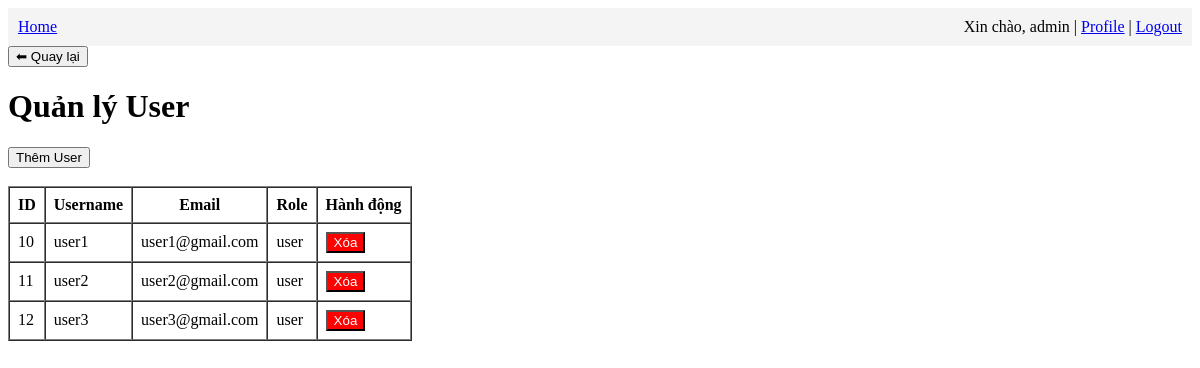
The page /admin/manage_users (signed in) on the database its author committed.
### app/models.py (models this page shows, shortened)
class User(UserMixin, db.Model):
    id: so.Mapped[int] = so.mapped_column(primary_key=True)
    username: so.Mapped[str] = so.mapped_column(sa.String(64), index=True,unique=True)
    email: so.Mapped[str] = so.mapped_column(sa.String(120), index=True,unique=True)
    password_hash: so.Mapped[Optional[str]] = so.mapped_column(sa.String(256))
    role = db.Column(db.String(20), default=Role.MEMBER)
    qr_secret = db.Column(db.String(64))

### app/admin/routes.py (the view)
    def wrapper(*args, **kwargs):
        if current_user.role != "admin":
            flash("Bạn không có quyền truy cập.")
            return redirect(url_for("main.index"))
        return func(*args, **kwargs)

### app/admin/routes.py (called while the page is built)
def admin_required(func):
    def wrapper(*args, **kwargs):
        if current_user.role != "admin":
            flash("Bạn không có quyền truy cập.")
            return redirect(url_for("main.index"))
        return func(*args, **kwargs)
    wrapper.__name__ = func.__name__
    return wrapper

@bp.route('/manage_users')
@login_required
@admin_required
def manage_users():
    users = User.query.filter_by(role="user").all()
    return render_template('admin/manage_users.html', users=users)

### app/models.py (called while the page is built)
@login.user_loader
def load_user(id):
    return db.session.get(User, int(id))

### app/admin/templates/admin/manage_users.html (shortened to what this page needs)
{% extends "base.html" %}
{% block content %}
<h1>Quản lý User</h1>
    <a href="{{ url_for('admin.add_user') }}">
        <button>Thêm User</button>
    </a>
    <br><br>
    <table border="1" cellpadding="8" cellspacing="0">
        <tr>
            <th>ID</th>
            <th>Username</th>
            <th>Email</th>
            <th>Role</th>
            <th>Hành động</th>
        </tr>
        {% for user in users %}
        <tr>
            <td>{{ user.id }}</td>
            <td>{{ user.username }}</td>
            <td>{{ user.email }}</td>
            <td>{{ user.role }}</td>
            <td>
                <a href="{{ url_for('admin.delete_user', user_id=user.id) }}">
                    <button style="background:red;color:white;">Xóa</button>
                </a>
            </td>
        </tr>
        {% endfor %}
    </table>
{% endblock %}

### app/templates/base.html (shortened to what this page needs)
<!DOCTYPE html>
<html lang="en">
<head>
  <link rel="stylesheet" href="{{ url_for('static', filename='css/styles.css') }}">
</head>
<body>
  <nav style="background-color: #f4f4f4; padding: 10px;">
    <a href="{{ url_for('main.home') }}">Home</a>
    {% if current_user.is_authenticated %}
    <div style="float: right;">
        <span>Xin chào, {{ current_user.username }} | </span>
        <a href="{{ url_for('main.profile') }}">Profile</a> |
        <a href="{{ url_for('auth.logout') }}">Logout</a>
    </div>
    {% endif %}
  </nav>
  <div class="container">
    <button onclick="window.history.back()" class="btn-back">⬅ Quay lại</button>
    {% block content %}{% endblock %}
  </div>
</body>
</html>

### rows shown on the page
User: username "admin"
User: id "10", username "user1", email "user1@gmail.com", role "user"
User: id "11", username "user2", email "user2@gmail.com", role "user"
User: id "12", username "user3", email "user3@gmail.com", role "user"
